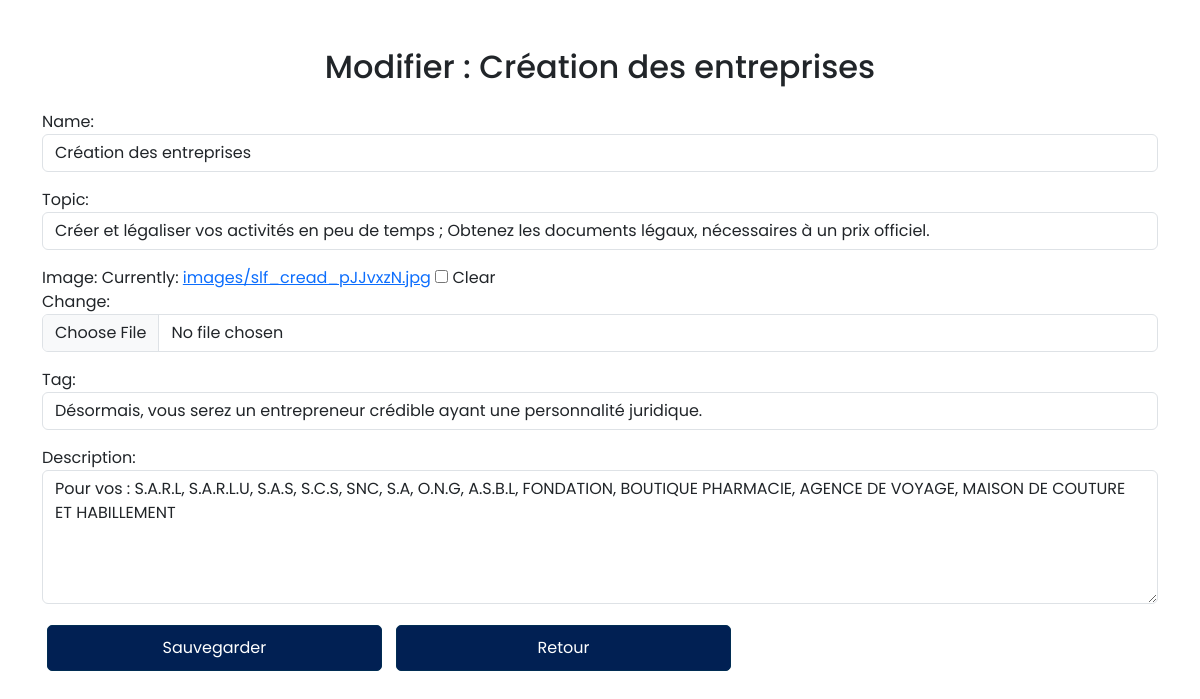
Before: /law-edit-area/1/ with the older database file.
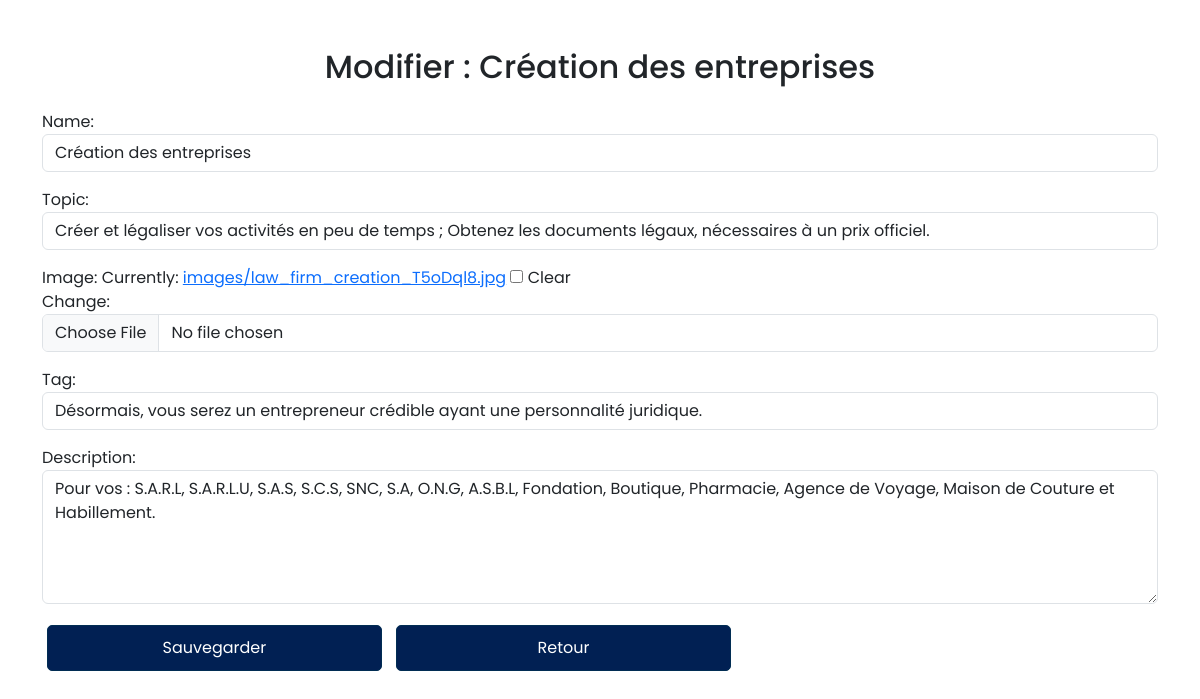
After: the same page with the newer database file.
### Law/models.py (models this page shows, shortened)
class Area(models.Model):
    name = models.CharField(max_length=255)
    topic = models.CharField(max_length=255)
    image = models.ImageField(upload_to='images', verbose_name="Image", blank=True, null=True)
    tag = models.CharField(max_length=128,  verbose_name="tag") # slogan
    description = models.CharField(max_length=255,  verbose_name="description", blank=True, default='')

### Law/views.py (the view)
# urls.py: path('law-edit-area/<int:area_id>/', views.law_edit_area_view, name='law-edit-area'),
def law_edit_area_view(request, area_id):
    area = get_object_or_404(Area, id=area_id)  # Récupère l'élément à modifier
    if request.method == 'POST':
        form = AreaForm(request.POST, request.FILES, instance=area)  # Formulaire pré-rempli
        if form.is_valid():
            form.save()  # Sauvegarde des modifications
            return redirect('law-file-manager')  # Redirection après sauvegarde
        else:
            print("Formulaire non valide :", form.errors)
    else:
        form = AreaForm(instance=area)
    return render(request, 'Law/law_edit_area.html', {'form': form, 'area': area})

### Law/forms.py
class AreaForm(forms.ModelForm):
    class Meta:
        model = Area
        fields = ['name', 'topic', 'image', 'tag', 'description']
        widgets = {
            'name': forms.TextInput(attrs={'class': 'form-control', 'placeholder': 'Nom'}),
            'topic': forms.TextInput(attrs={'class': 'form-control', 'placeholder': 'Sujet'}),
            'image': forms.ClearableFileInput(attrs={'class': 'form-control'}),
            'tag': forms.TextInput(attrs={'class': 'form-control', 'placeholder': 'Tag'}),
            'description': forms.Textarea(attrs={'class': 'form-control', 'placeholder': 'Description', 'rows': 5}),
        }

### Law/templates/Law/law_edit_area.html (shortened to what this page needs)
{% extends "templates_bases.html" %}
{% block content %}
<body class="edit-area-page">
    <div class="container mt-5">
        <h2 class="text-center mb-4">Modifier : {{ area.name }}</h2>
        <form method="post" enctype="multipart/form-data">
            <div class="mb-3">
                {{ form.name.label_tag }}
                {{ form.name }}
            </div>
            <div class="mb-3">
                {{ form.topic.label_tag }}
                {{ form.topic }}
            </div>
            <div class="mb-3">
                {{ form.image.label_tag }}
                {{ form.image }}
            </div>
            <div class="mb-3">
                {{ form.tag.label_tag }}
                {{ form.tag }}
            </div>
            <div class="mb-3">
                {{ form.description.label_tag }}
                {{ form.description }}
            </div>
            <button type="submit" class="btn btn-primary">Sauvegarder</button>
            <a href="{% url 'law-home' %}" class="btn btn-primary">Retour</a>
        </form>
    </div>
</body>
{% endblock content %}

Changed rows visible on the page:
changed Area "Création des entreprises": description "Pour vos : S.A.R.L, S.A.R.L.U, S.A.S, S.C.S, SNC, S.A, O.N.G, A.S.B.L, FONDATION, BOUTIQUE PHARMACIE, AGENCE DE VOYAGE, MAISON DE COUTURE ET HABILLEMENT" → "Pour vos : S.A.R.L, S.A.R.L.U, S.A.S, S.C.S, SNC, S.A, O.N.G, A.S.B.L, Fondation, Boutique, Pharmacie, Agence de Voyage, Maison de Couture et Habillement."
Other visible differences:
text no longer shown: "Currently: images/slf_cread_pJJvxzN.jpg Clear Change:"
text now shown: "Currently: images/law_firm_creation_T5oDql8.jpg Clear Change:"
